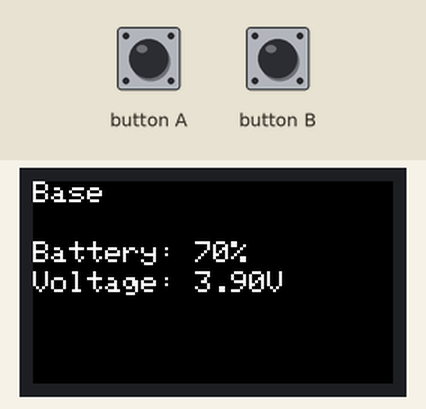
Simulated run of this sketch. Board: ESP32. Parts: 240×135 colour display. Inputs (shaded band) come from the test bench. The modem accepts every AT command (registered, SIM ready, sends succeed) and sends nothing else; what the sketch prints to the serial monitor is not drawn.

Above: at 1.4 s.
1.5 s: button A pressed for 0.15 s
At 3.9 s:
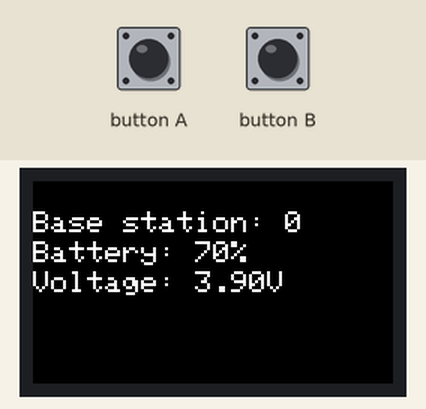
4.2 s: button A pressed for 1 s
At 6.0 s:
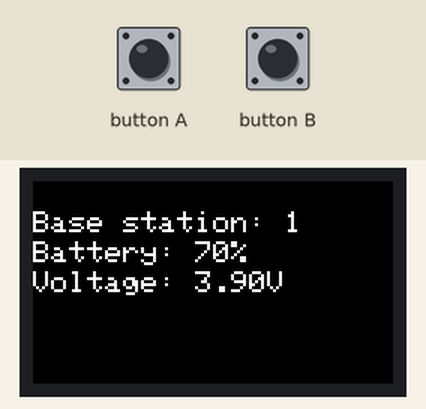
Timing chart, 0 to 7.5 s (numbered marks = the images above; inputs shaded):
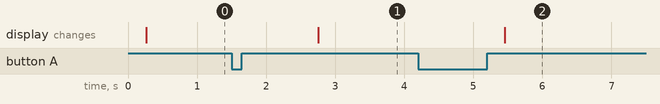

The sketch:

ANCHOR_SCRIPT_M5STICKCPLUS.ino
```cpp
#include <M5StickCPlus.h>  // Adjust library for M5Stick C Plus

String DATA = " ";  // Used to store distance data
int UWB_MODE = 1;    // Used to set UWB mode
int ANCHOR_ID = 0;

// UI display
void displayBtnBase() {
    M5.Lcd.setCursor(0, 0);  // Set cursor to top-left
    M5.Lcd.setTextSize(2);   // Smaller text size due to smaller screen
    M5.Lcd.println("Base");
}

void displayBaseStationID() {
    M5.Lcd.setCursor(0, 20); // Adjust position for smaller screen
    M5.Lcd.setTextSize(2);
    M5.Lcd.printf("Base station: %d", ANCHOR_ID);
}

void displayBatteryLevel() {
    float voltage = M5.Axp.GetBatVoltage();
    int batteryPercentage = map(voltage * 1000, 3200, 4200, 0, 100);  // Convert voltage to millivolts and map to percentage
    batteryPercentage = constrain(batteryPercentage, 0, 100);  // Constrain percentage to valid range

    M5.Lcd.setCursor(0, 40);
    M5.Lcd.printf("Battery: %d%%", batteryPercentage);

    M5.Lcd.setCursor(0, 60);
    M5.Lcd.setTextSize(2);
    M5.Lcd.printf("Voltage: %.2fV", voltage);
}

// Display and data clear.
void logAndClearDataUWB() {
    if (Serial2.available()) {
        delay(3);
        DATA = Serial2.readString();
        Serial.println(DATA);
    }
    DATA = "";
    M5.Lcd.fillScreen(BLACK);  // Fill entire screen with black
}

// AT command
void configureUWB() {
    ANCHOR_ID = ANCHOR_ID % 4;
    for (int b = 0; b < 2; b++) {
        delay(50);
        Serial2.printf("AT+anchor_tag=1,%d\r\n", ANCHOR_ID);  // Set the base station
        delay(50);
        if (b == 0) {
            Serial2.write("AT+RST\r\n");
        }
    }
    logAndClearDataUWB();
    displayBaseStationID();
    ANCHOR_ID++;
}

void UWB_Keyscan() {
    if (M5.BtnA.wasPressed()) {  // M5Stick C Plus uses BtnA and BtnB
        configureUWB();
    }
}

void startM5StickCPlus() {
    M5.begin();
    M5.Lcd.setRotation(1);  // Optional: Adjust rotation to your preference
    Serial2.begin(115200, SERIAL_8N1, 33, 32);
    delay(100);
}

void setup() {
    startM5StickCPlus();
    displayBtnBase();
}

void loop() {
    M5.update();
    UWB_Keyscan();
    displayBatteryLevel();
}
```

Measured:
- after the input at 1.5 s, the display: changes after 1.3 s (image 1)
- after the input at 4.2 s, the display: changes after 1.3 s (image 2)
